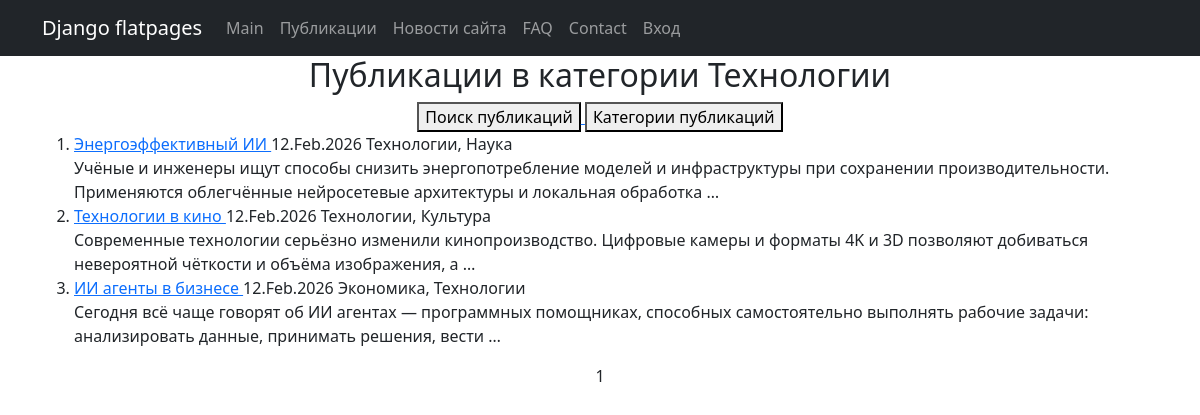
The page /news/category/2/ on the database its author committed.
### news_portal/models.py (models this page shows, shortened)
class Category(models.Model):
    name = models.CharField(max_length=50, unique=True)
    subscribers = models.ManyToManyField(User, related_name='categories')

class Post(models.Model):
    article = 'AR'
    news = 'NE'
    TYPE_POST = [
        (article, 'статья'),
        (news, 'новость')
    ]
    author = models.ForeignKey(Author, on_delete=models.DO_NOTHING) #связь «один ко многим» с моделью Author
    categories = models.ManyToManyField(Category, through='PostCategory') #связь «многие ко многим» с моделью Category
    type = models.CharField(max_length=2, choices=TYPE_POST, default=article) #поле с выбором — «статья» или «новость»
    datetime_creation = models.DateTimeField(auto_now_add=True) #автоматически добавляемая дата и время создания
    title = models.CharField(max_length=100) #заголовок статьи/новости
    text = models.TextField() #текст статьи/новости
    rating = models.IntegerField(default=0) #рейтинг статьи/новости
    def categories_post(self):
        return ', '.join([category.name for category in self.categories.all()])
    def get_absolute_url(self):
        return reverse('post_detail', args=[str(self.id)])

### news_portal/views.py (the view)
# urls.py: path('category/<int:pk>/', PostsCategoriesListView.as_view(template_name = 'news_portal/posts_category_list.html'), name='posts_category_list'),
class PostsCategoriesListView(PostsList):
    template_name = 'news_portal/posts_category_list.html'
    def get_context_data(self, **kwargs):
        context = super().get_context_data(**kwargs)
        category = Category.objects.get(pk=self.kwargs['pk'])
        context['category'] = category
        return context
    def get_queryset(self):
        self.category = Category.objects.get(pk=self.kwargs['pk'])
        return Post.objects.filter(categories=self.category).order_by('-datetime_creation')

### news_portal/templatetags/custom_filters.py (called while the page is built)
@register.filter()
def censor(text):
    def replacement(match_obj):
        word = match_obj.group(0)
        l = len(word) - 1
        return word[0] + '*' * l
    pattern = r'[ЕЁеё]‑мо[её]|[ЕЁеё]лки‑палки|[Бб]лин|[Чч]ертовщин[аыуео]й?'
    text = sub(pattern, replacement, text)
    return f'{text} '

### news_portal/views.py (called while the page is built)
    def get_context_data(self, **kwargs):
        context = super().get_context_data(**kwargs)
        for post in context['posts']:
            post.categories_list = post.categories_post()
        return context

### templates/news_portal/posts_category_list.html (shortened to what this page needs)
{% extends 'news_portal/posts.html' %}
{% block content_search %}
    <h2> Публикации в категории  {{ category.name }} </h2>
        <a href="/news/search">
            <button type="button">Поиск публикаций</button>
        </a>
        <a href="/news/categories">
            <button type="button">Категории публикаций</button>
        </a>
{% endblock content_search %}

### templates/news_portal/posts.html (shortened to what this page needs)
{% extends 'flatpages/default.html' %}
{% load custom_filters %}
{% load custom_tags %}
{% block content %}
    {% block content_search %}{% endblock content_search %}
    {% if posts %}
        <div align="left">
        <ol>
        {% for post in posts %}
            <li>
                <a href="{{ post.get_absolute_url }}"> {{ post.title|censor }} </a>
                {{ post.datetime_creation|date:'d.M.Y' }}
                {{ post.categories_list }}
                <br>
                {{ post.text|censor|truncatewords:20 }}
            </li>
        {% endfor %}
        </ol>
        </div>
    {% else %}
        <h2>Новостей нет!</h2>
    {% endif %}
    {{ page_obj.number }}
{% endblock content %}

### rows shown on the page
Category: name "Технологии"
Post: title|censor "Энергоэффективный ИИ", datetime_creation "12.Feb.2026", categories_list "Технологии, Наука", text|censor "Учёные и инженеры ищут способы снизить энергопотребление моделей и инфраструктуры при сохранении производительности. Применяются облегчённые нейросетевые архитектуры и локальная обработка …"
Post: title|censor "Технологии в кино", datetime_creation "12.Feb.2026", categories_list "Технологии, Культура", text|censor "Современные технологии серьёзно изменили кинопроизводство. Цифровые камеры и форматы 4K и 3D позволяют добиваться невероятной чёткости и объёма изображения, а …"
Post: title|censor "ИИ агенты в бизнесе", datetime_creation "12.Feb.2026", categories_list "Экономика, Технологии", text|censor "Сегодня всё чаще говорят об ИИ агентах — программных помощниках, способных самостоятельно выполнять рабочие задачи: анализировать данные, принимать решения, вести …"

### other values the page prints
{{ page_obj.number }} "1"
